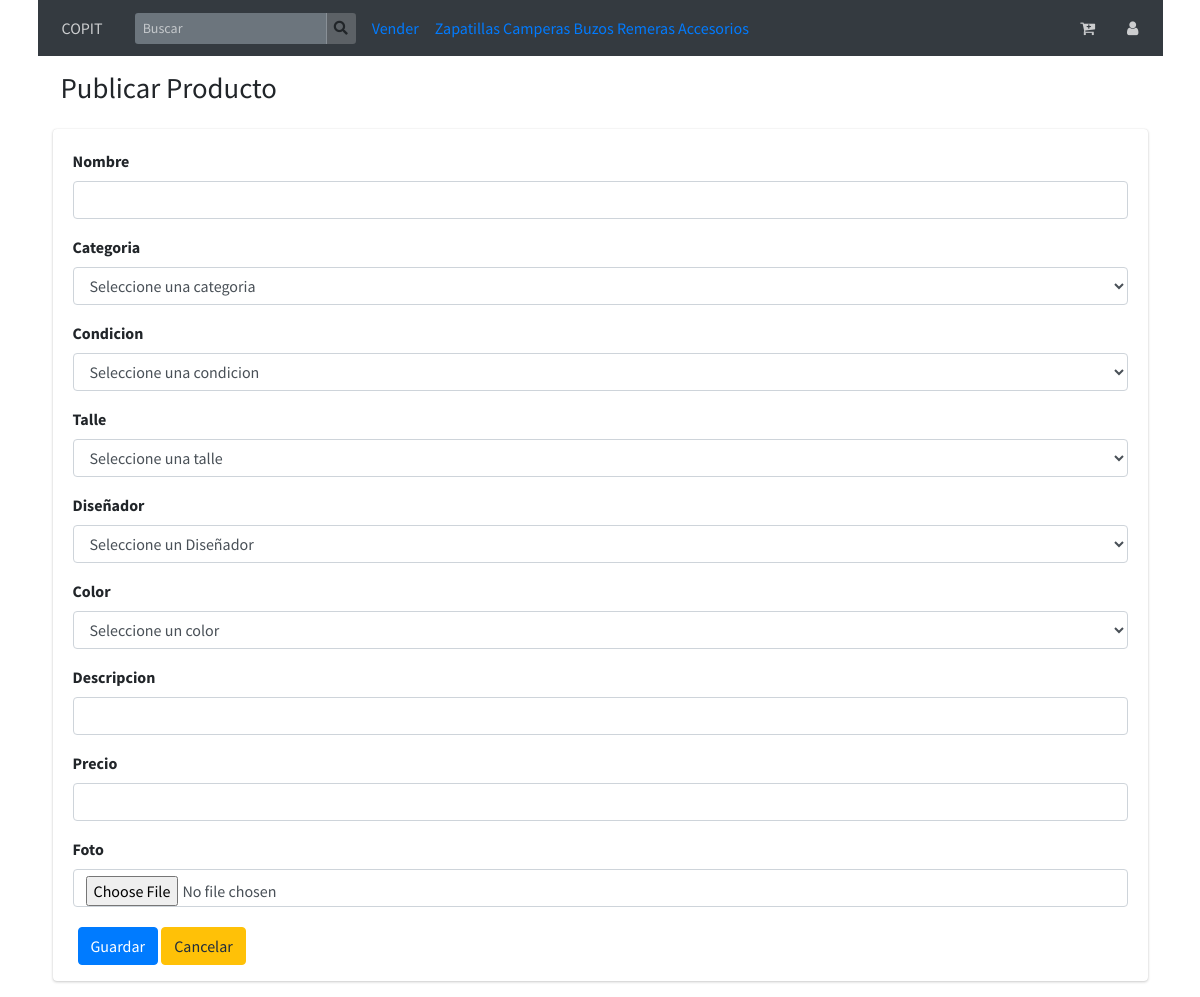
/index.php?modulo=publicarProducto (signed in), run on the app's committed database.
### tables this page shows
CREATE TABLE `categorias` (
  `IdCategoria` int(11) NOT NULL,
  `NombreCat` varchar(60) NOT NULL
);

### publicarProducto.php (the view, shortened to what this page needs)
<div class="container">
    <section class="content-header">
      <div class="container-fluid">
        <div class="row mb-2">
          <div class="col-sm-6">
            <h1>Publicar Producto</h1>
          </div>
        </div>
      </div>
    </section>
    <section class="content">
      <div class="container-fluid">
        <div class="row">
          <div class="col-12">
            <div class="card">
              <div class="card-body">
              <form action="index.php?modulo=publicarProducto" method="post" enctype="multipart/form-data">
                            <div class="form-group">
                                <label>Nombre</label>
                                <input type="text" name="Nombre" class="form-control"  required="required" >
                            </div>
                            <div class="form-group">
                                <label>Categoria</label>
                                <select name="IdCategoriaProducto" class="form-control" required="required">
                                    <option value="">Seleccione una categoria</option>
                                </select>
                            </div>
                            <div class="form-group">
                                <label>Condicion</label>
                                <select name="IdCondicionProducto" class="form-control" required="required">
                                    <option value="">Seleccione una condicion</option>
                                </select>
                            </div>
                            <div class="form-group">
                                <label>Talle</label>
                                <select name="IdTalleProducto" class="form-control" required="required">
                                    <option value="">Seleccione una talle</option>
                                </select>
                            </div>
                            <div class="form-group">
                                <label>Diseñador</label>
                                <select name="IdDiseniadorProducto" class="form-control" required="required">
                                    <option value="">Seleccione un Diseñador</option>
                                </select>
                            </div>
                            <div class="form-group">
                                <label>Color</label>
                                <select name="IdColorProducto" class="form-control" required="required">
                                    <option value="">Seleccione un color</option>
                                </select>
                            </div>
                            <div class="form-group">
                                <label>Descripcion</label>
                                <input type="text" name="DescripcionProducto" class="form-control" required="required" >
                            </div>
                            <div class="form-group">
                                <label>Precio</label>
                                <input type="number" name="Precio" class="form-control" required="required" >
                            </div>
                            <label>Foto</label>
                                <input type="file" name="ImagenProducto" class="form-control"  required="required" >
                            </div>
                            <div class="form-group">
                                <button type="submit" style="margin-left: 25px" class="btn btn-primary" name="Guardar">Guardar</button>
                                <a href="index.php" class="btn btn-warning">Cancelar</a>
                            </div>
            </div>
                  </div>
            </div>
          </div>
      </section>
  </div>
                </div>
            </div>
        </div>

### menu.php (shortened to what this page needs)
    <nav class="navbar navbar-expand navbar-dark">
    <ul class="navbar-nav">
        <li class="nav-item d-none d-sm-inline-block">
            <a href="index.php" class="nav-link">COPIT</a>
        </li>
    </ul>
    <form class="form-inline ml-3" action="index.php">
        <div class="input-group input-group-sm">
            <input class="form-control form-control-navbar bg-gray" type="search" placeholder="Buscar" aria-label="Search" name="Nombre" value=<?php echo $_REQUEST['Nombre']??'';?> >
            <div class="input-group-append">
                <button class="btn btn-navbar" type="submit">
                    <i class="fas fa-search"></i>
                </button>
            </div>
        </div>
    </form>
    <li class="nav-item d-none d-sm-inline-block">
    <a class="nav-link"  data-toggle="dropdown" href="#" aria-hidden="true">Vender</a>
    <?php
    $queryCategoria = "SELECT
    IdCategoria,
    NombreCat
    from categorias";
    $resCategoria = mysqli_query($con, $queryCategoria);
    while ($row2 = mysqli_fetch_row($resCategoria)) {
     ?>
     </li>
    <a href="index.php?modulo=categorias&IdCategoria=<?php echo $row2[0] ?>"> <?php echo $row2[1]?>&nbsp;</a>
    <?php
}
    ?>
    <ul class="navbar-nav ml-auto">
        <li class="nav-item dropdown">
            <a class="nav-link" data-toggle="dropdown" href="#">
                <i class="fa fa-cart-plus" aria-hidden="true"></i>
            </a>
        </li>
        <li class="nav-item dropdown">
            <a class="nav-link" data-toggle="dropdown" href="#">
                <i class="fa fa-user" aria-hidden="true"></i>
            </a>
        </li>
    </ul>
</nav>

### data on the page
categorias: NombreCat "Zapatillas"
categorias: NombreCat "Camperas"
categorias: NombreCat "Buzos"
categorias: NombreCat "Remeras"
categorias: NombreCat "Accesorios"
